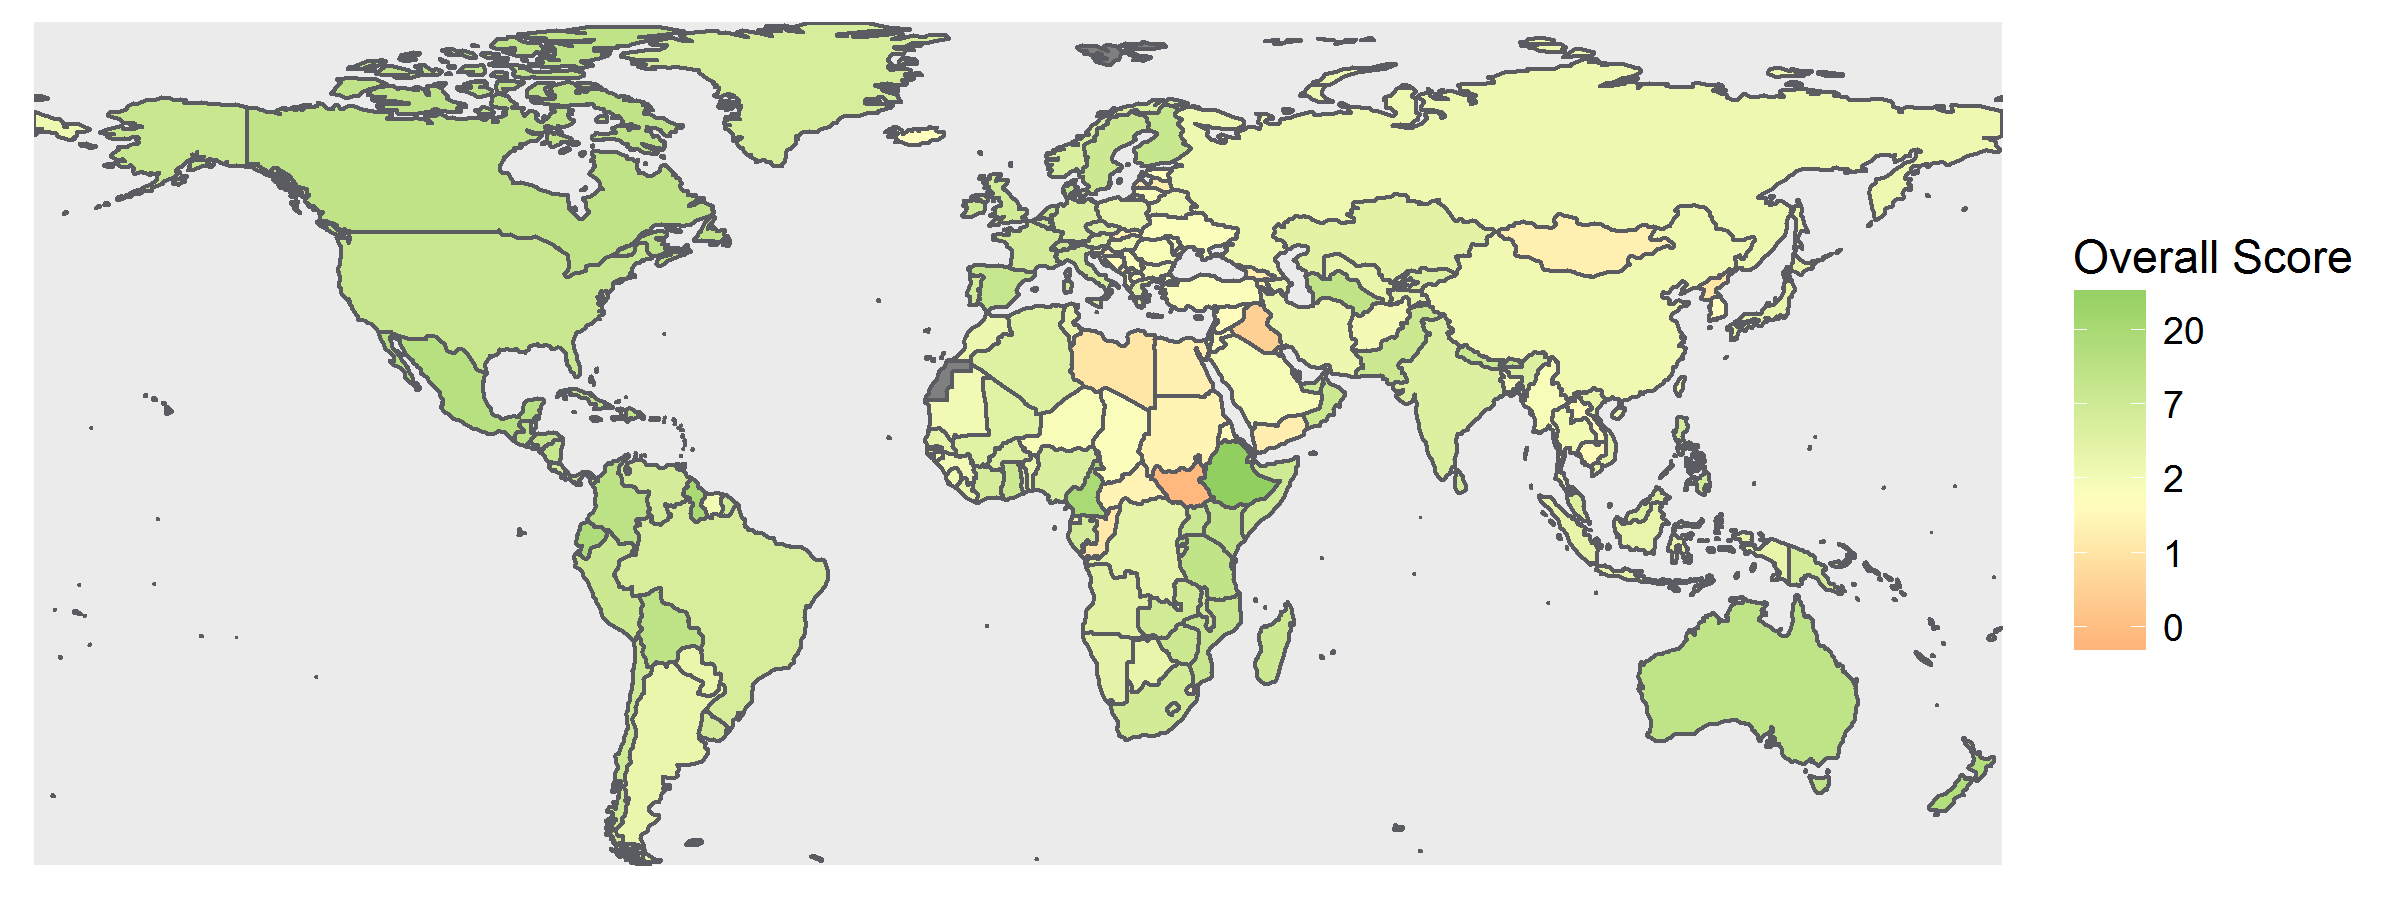

The R source for this figure:
library(dplyr)
library(ggplot2)
library(tidyr)
library(geojsonR)
library(RColorBrewer)

options(stringsAsFactors = FALSE)

trends <- read.csv('http://biodiversityengagementindicator.com/csvs/TRENDS.csv',
                   na.strings = NULL) %>%
  group_by(country, fullname) %>%
  summarize(`Google Trends` = mean(rate))

twit <- read.csv('http://biodiversityengagementindicator.com/csvs/TWITTER-DETAIL.csv'
                 , na.strings = '') %>%
  group_by(country) %>%
  summarize(count = sum(count))

news <- read.csv('http://biodiversityengagementindicator.com/csvs/WEBHOSE-DETAIL.csv',
                 na.strings = '') %>%
  group_by(country) %>%
  summarize(count = sum(count))

twit_baseline <- read.csv('http://biodiversityengagementindicator.com/csvs/TWITTER-BASELINE.csv'
                          , na.strings = '') %>%
  group_by(country) %>%
  summarize(baseline = sum(baseline))

news_baseline <- read.csv('http://biodiversityengagementindicator.com/csvs/WEBHOSE-BASELINE.csv'
                          , na.strings = '') %>%
  group_by(country) %>%
  summarize(baseline = sum(baseline))

twitm <- merge(twit, twit_baseline) %>%
  mutate(twitrate = count/baseline) %>%
  mutate(Twitter = (twitrate/0.01)*100) %>%
  select(country, Twitter)

newsm <- merge(news, news_baseline) %>%
  mutate(newsrate = count/baseline) %>%
  mutate(Newspapers = (newsrate/0.25)*100) %>%
  select(country, Newspapers)

all <- Reduce(function(x, y){merge(x, y, all=T)}, list(twitm, newsm, trends))

all[is.na(all)] <- 0
all$Twitter[all$Twitter > 100] <- 100
all$Newspapers[all$Newspapers > 100] <- 100

all <- all %>%
  mutate(`Overall Score` = (Twitter + Newspapers + `Google Trends`)/3)

all$country[all$country == 'BQ'] <- 'AN'

gjs <- read.csv('D://Documents and Settings/mcooper/GitHub/aichi1/countries_med.csv',
                stringsAsFactors = F)

sp <- geojson_read('G:/My Drive/CI Docs/Aichi 1 Indicator/WorldMaps/gadm28_adm0_low.json', what="sp")

sp <- sp[sp$NAME_ENGLI != "Antarctica", ]


fort <- fortify(sp)

dat <- cbind(fort, sp@data[fort$id, ])

dat <- merge(dat, all, by.x="ISO2", by.y="country", all=F)

pal = brewer.pal(3, "RdYlGn")

labelformat <- function(x){
  floor(exp(x))
}

ggplot(dat, aes(long, lat, group=group)) + 
  geom_polygon(aes(fill=log(`Overall Score`)), color="#5b5c61") +
  scale_fill_gradient2(low="#fc8d59", mid = "#ffffbf", high = "#91cf60",
                       midpoint=log(2),
                      labels=labelformat) +
  scale_x_continuous(expand = c(0.0,0)) +
  scale_y_continuous(expand = c(0.0,0))  + 
  labs(fill = 'Overall Score') + 
  theme(axis.line=element_blank(),axis.text.x=element_blank(),
          axis.text.y=element_blank(),axis.ticks=element_blank(),
          axis.title.x=element_blank(),
          axis.title.y=element_blank(),
          panel.border=element_blank(),panel.grid.major=element_blank(),
          panel.grid.minor=element_blank(),plot.background=element_blank())
ggsave('D://Documents and Settings/mcooper/GitHub/aichi1/analysis/Overall Indicator over Space.png', height=3, width=8)
